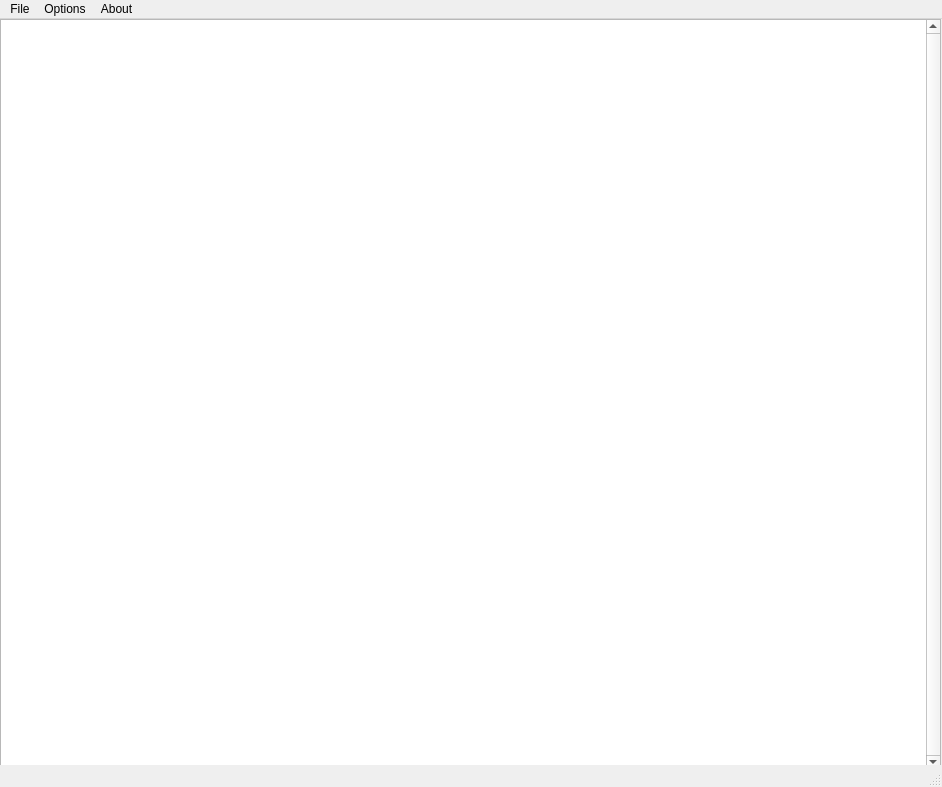
<?xml version="1.0" encoding="UTF-8"?>
<ui version="4.0">
 <class>mainWindow</class>
 <widget class="QMainWindow" name="mainWindow">
  <property name="geometry">
   <rect>
    <x>0</x>
    <y>0</y>
    <width>942</width>
    <height>787</height>
   </rect>
  </property>
  <property name="windowTitle">
   <string>CodePad</string>
  </property>
  <widget class="QWidget" name="centralwidget">
   <widget class="QTextEdit" name="codeArea">
    <property name="geometry">
     <rect>
      <x>0</x>
      <y>0</y>
      <width>941</width>
      <height>751</height>
     </rect>
    </property>
    <property name="font">
     <font>
      <family>Consolas</family>
      <pointsize>16</pointsize>
     </font>
    </property>
    <property name="cursor" stdset="0">
     <cursorShape>IBeamCursor</cursorShape>
    </property>
    <property name="autoFillBackground">
     <bool>false</bool>
    </property>
    <property name="styleSheet">
     <string notr="true"/>
    </property>
    <property name="verticalScrollBarPolicy">
     <enum>Qt::ScrollBarAlwaysOn</enum>
    </property>
    <property name="horizontalScrollBarPolicy">
     <enum>Qt::ScrollBarAsNeeded</enum>
    </property>
    <property name="documentTitle">
     <string/>
    </property>
    <property name="html">
     <string>&lt;!DOCTYPE HTML PUBLIC &quot;-//W3C//DTD HTML 4.0//EN&quot; &quot;http://www.w3.org/TR/REC-html40/strict.dtd&quot;&gt;
&lt;html&gt;&lt;head&gt;&lt;meta name=&quot;qrichtext&quot; content=&quot;1&quot; /&gt;&lt;style type=&quot;text/css&quot;&gt;
p, li { white-space: pre-wrap; }
&lt;/style&gt;&lt;/head&gt;&lt;body style=&quot; font-family:'Consolas'; font-size:16pt; font-weight:400; font-style:normal;&quot;&gt;
&lt;p style=&quot;-qt-paragraph-type:empty; margin-top:0px; margin-bottom:0px; margin-left:0px; margin-right:0px; -qt-block-indent:0; text-indent:0px;&quot;&gt;&lt;br /&gt;&lt;/p&gt;&lt;/body&gt;&lt;/html&gt;</string>
    </property>
    <property name="overwriteMode">
     <bool>false</bool>
    </property>
    <property name="placeholderText">
     <string/>
    </property>
   </widget>
  </widget>
  <widget class="QMenuBar" name="menubar">
   <property name="geometry">
    <rect>
     <x>0</x>
     <y>0</y>
     <width>942</width>
     <height>21</height>
    </rect>
   </property>
   <widget class="QMenu" name="menuFile">
    <property name="title">
     <string>File</string>
    </property>
    <addaction name="actionNew"/>
    <addaction name="actionOpen"/>
    <addaction name="actionSave"/>
    <addaction name="actionSave_As"/>
    <addaction name="separator"/>
    <addaction name="actionExit"/>
   </widget>
   <widget class="QMenu" name="menuAbout">
    <property name="title">
     <string>About</string>
    </property>
    <addaction name="actionAbout_Us"/>
    <addaction name="actionAbout_Codepad"/>
   </widget>
   <widget class="QMenu" name="menuOptions">
    <property name="title">
     <string>Options</string>
    </property>
    <addaction name="actionFonts"/>
   </widget>
   <addaction name="menuFile"/>
   <addaction name="menuOptions"/>
   <addaction name="menuAbout"/>
  </widget>
  <widget class="QStatusBar" name="statusbar"/>
  <action name="actionNew">
   <property name="text">
    <string>New</string>
   </property>
   <property name="shortcut">
    <string>Ctrl+N</string>
   </property>
  </action>
  <action name="actionOpen">
   <property name="text">
    <string>Open</string>
   </property>
   <property name="shortcut">
    <string>Ctrl+O</string>
   </property>
  </action>
  <action name="actionSave">
   <property name="text">
    <string>Save</string>
   </property>
   <property name="shortcut">
    <string>Ctrl+S</string>
   </property>
  </action>
  <action name="actionSave_As">
   <property name="text">
    <string>Save As...</string>
   </property>
  </action>
  <action name="actionExit">
   <property name="text">
    <string>Exit</string>
   </property>
  </action>
  <action name="actionFont">
   <property name="text">
    <string>Font</string>
   </property>
  </action>
  <action name="actionFont_2">
   <property name="text">
    <string>Font...</string>
   </property>
  </action>
  <action name="actionAbout_Us">
   <property name="text">
    <string>About Us</string>
   </property>
  </action>
  <action name="actionAbout_Codepad">
   <property name="text">
    <string>About Codepad</string>
   </property>
  </action>
  <action name="actionFonts">
   <property name="text">
    <string>Fonts</string>
   </property>
  </action>
 </widget>
 <resources/>
 <connections>
  <connection>
   <sender>codeArea</sender>
   <signal>textChanged()</signal>
   <receiver>mainWindow</receiver>
   <slot>hide()</slot>
   <hints>
    <hint type="sourcelabel">
     <x>470</x>
     <y>396</y>
    </hint>
    <hint type="destinationlabel">
     <x>470</x>
     <y>393</y>
    </hint>
   </hints>
  </connection>
 </connections>
</ui>
